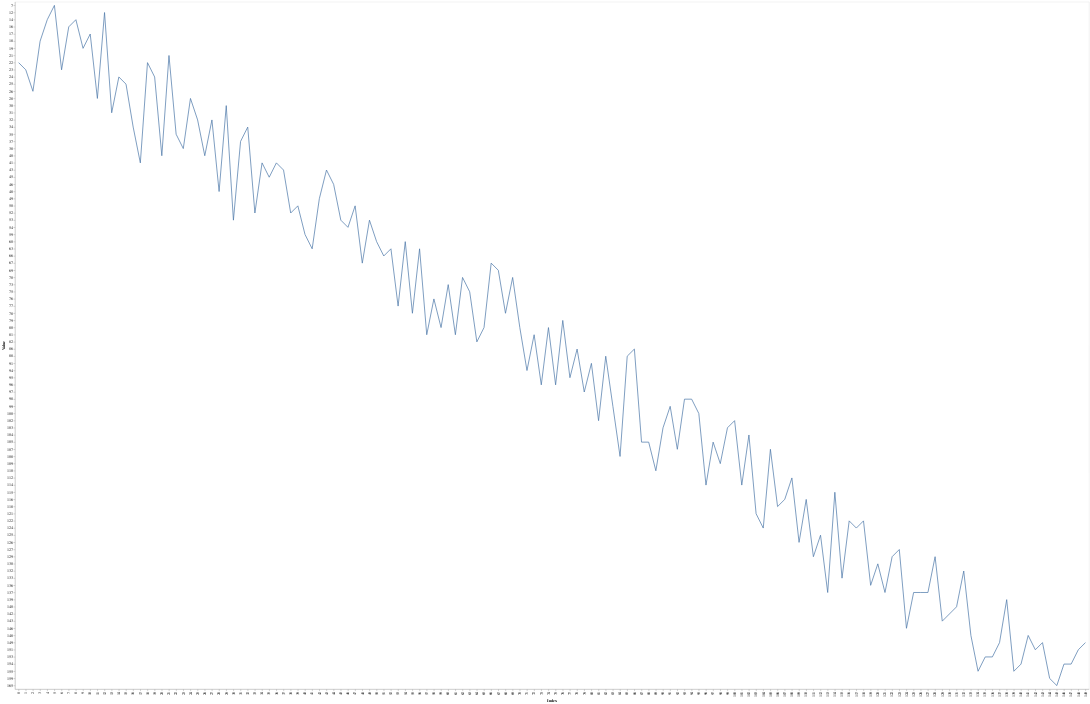

The notebook cell saved with this chart:
### Markdown cell above
...we can create a graph using Vega Lite:

### Code cell
(let [G (->> [(range) (take 150 (raw-data))] graph-it)]
  (display/render-mime :application/vnd.vegalite.v3+json G))

### Figure 1 — Vega-Lite specification as saved in the notebook (floating-point values rounded to 4 significant figures; data arrays with more than 128 entries replaced by an {"elided": "..."} marker saying what was removed)
{"data": {"values": {"elided": "150 records"}}, "encoding": {"x": {"field": "Index"}, "y": {"field": "Value"}}, "mark": "line"}
